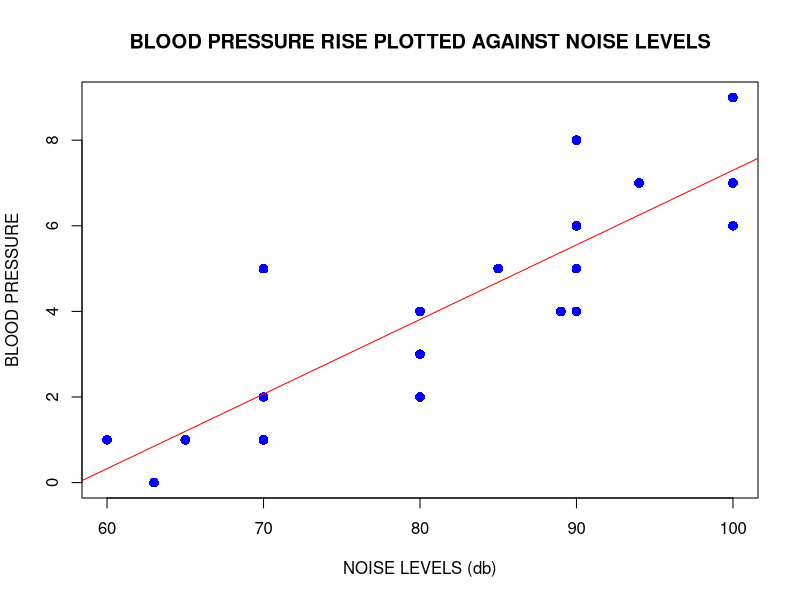

The R source for this figure:
## ---- chunk 1
knitr::opts_chunk$set(echo = TRUE)

Noise <- c(60, 63, 65, 70, 70, 70, 80, 90, 80, 80, 85, 89, 90, 90, 90, 90, 94, 100, 100, 100)
BP <- c(1, 0, 1, 2, 5, 1, 4, 6, 2, 3, 5, 4, 6, 8, 4, 5, 7, 9, 7, 6)


## ---- chunk 2

df <- data.frame(
  x = c(60,63,65,70,70,70,80,90,80,80,85,89,90,90,90,90,94,100,100,100),
  y = c(1,0,1,2,5,1,4,6,2,3,5,4,6,8,4,5,7,9,7,6))
knitr::kable(df, "pipe", col.name=c("Noise Levels (db)" , "Blood Pressure (mm Hg)"), align=c("c","c","c"))
             
## ---- chunk 3
plot(Noise, BP, pch = 16, cex = 1.3, col = "blue", main = "BLOOD PRESSURE RISE PLOTTED AGAINST NOISE LEVELS", xlab = "NOISE LEVELS (db)", ylab = "BLOOD PRESSURE")


abline(lm(BP~Noise), col = "red")
## ---- chunk 4

df <- data.frame(
  x1 = c(54, 61, 65, 100, 100,	100,	50,	57,	54),
  x2 = c(56,	80,	70,	50,	65,	80,	25,	35,	26),
  y = c(96,	50,	50,	112,	96,	80,	155,	144,	255))
knitr::kable(df, "pipe", col.name=c("Brightness (%)" , "Contrast (%)", "Useful range (ng)"), align=c("c","c","c"))
             
